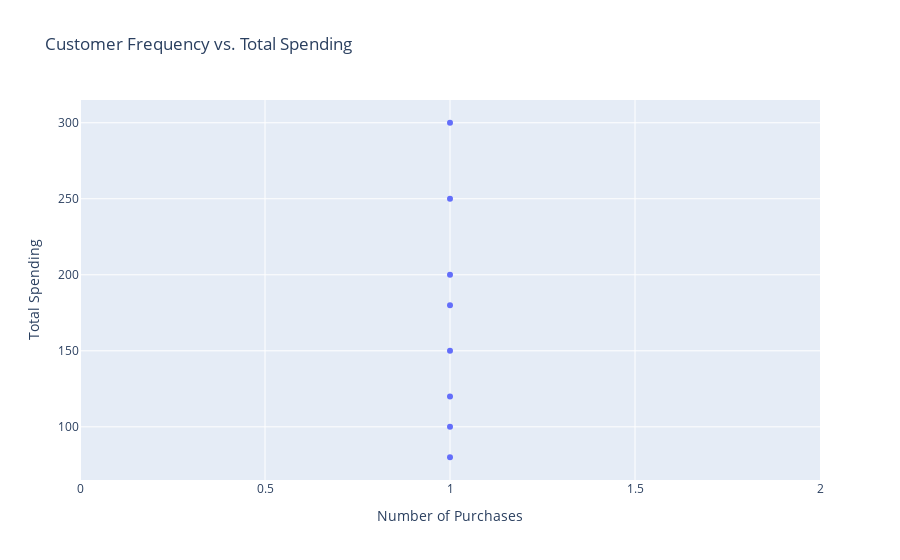

Write notebook code for a chart like this one.
### Code cell
cust_summary = df.groupby('CustomerID').agg({'PurchaseAmount': 'sum', 'PurchaseDate': 'count'}).rename(columns={'PurchaseDate': 'Frequency'})
fig = px.scatter(cust_summary, x='Frequency', y='PurchaseAmount', 
                 title='Customer Frequency vs. Total Spending',
                 labels={'PurchaseAmount': 'Total Spending', 'Frequency': 'Number of Purchases'})
fig.write_html('../visualizations/interactive_scatter_chart.html')
fig.show()

### Figure 1 — Plotly figure (JSON) as saved in the notebook; plotly's stock layout.template omitted (floating-point values rounded to 4 significant figures)
{"data": [{"hovertemplate": "Number of Purchases=%{x}<br>Total Spending=%{y}<extra></extra>", "legendgroup": "", "marker": {"color": "#636efa", "symbol": "circle"}, "mode": "markers", "name": "", "orientation": "v", "showlegend": false, "type": "scatter", "x": [1, 1, 1, 1, 1, 1, 1, 1], "xaxis": "x", "y": [250, 80, 120, 300, 150, 200, 100, 180], "yaxis": "y"}], "layout": {"legend": {"tracegroupgap": 0}, "title": {"text": "Customer Frequency vs. Total Spending"}, "xaxis": {"anchor": "y", "domain": [0, 1], "title": {"text": "Number of Purchases"}}, "yaxis": {"anchor": "x", "domain": [0, 1], "title": {"text": "Total Spending"}}}}
